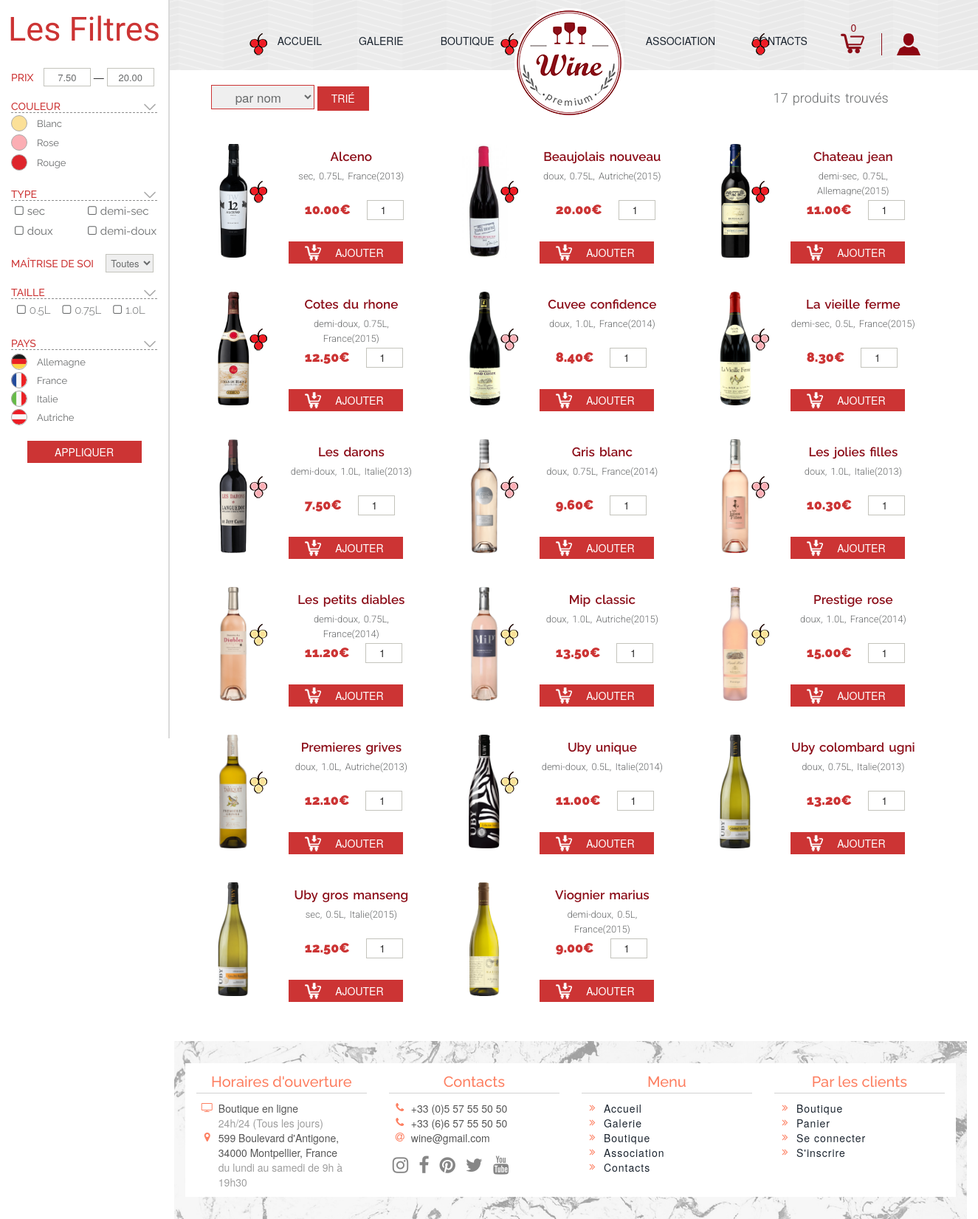
The app's page /shop.php?action=show with its own data.
### tables this page shows
CREATE TABLE IF NOT EXISTS `colors` (
  `id_color` int(4) NOT NULL AUTO_INCREMENT,
  `name` varchar(50) NOT NULL,
  `image` varchar(50) NOT NULL,
  PRIMARY KEY (`id_color`)
);

CREATE TABLE IF NOT EXISTS `types` (
  `id_type` int(4) NOT NULL AUTO_INCREMENT,
  `name` varchar(50) NOT NULL,
  PRIMARY KEY (`id_type`)
);

CREATE TABLE IF NOT EXISTS `sizes` (
  `id_size` int(4) NOT NULL AUTO_INCREMENT,
  `value` varchar(50) NOT NULL,
  PRIMARY KEY (`id_size`)
);

CREATE TABLE IF NOT EXISTS `countries` (
  `id_country` int(4) NOT NULL AUTO_INCREMENT,
  `name` varchar(50) NOT NULL,
  `image` varchar(50) NOT NULL,
  PRIMARY KEY (`id_country`)
);

CREATE TABLE IF NOT EXISTS `wines` (
  `id_wine` int(4) NOT NULL AUTO_INCREMENT,
  `name` varchar(50) NOT NULL,
  `price` decimal(5,2) NOT NULL,
  `id_type` int(4) NOT NULL,
  `id_color` int(4) NOT NULL,
  `id_country` int(4) NOT NULL,
  `id_size` int(4) NOT NULL,
  `date` int(4) NOT NULL,
  `image` varchar(50) NOT NULL,
  PRIMARY KEY (`id_wine`),
  KEY `fk_id_color` (`id_color`),
  KEY `fk_id_country` (`id_country`),
  KEY `fk_id_size` (`id_size`),
  KEY `fk_id_type` (`id_type`)
);

### shop.php (the view, shortened to what this page needs)
<?php
    include('includes/functions.inc.php');
?>
<!DOCTYPE HTML>
<html>
    <head>
        <link rel="stylesheet" href="css/bootstrap.css" type="text/css">
        <link rel='stylesheet prefetch' href='https://cdnjs.cloudflare.com/ajax/libs/font-awesome/4.7.0/css/font-awesome.css'>
        <link rel="stylesheet" href="css/style.css" type="text/css">
    </head>
    <body>
       <form action="shop.php?action=show" method="post" name="main_form">
        <div class="filters">
            <h2>Les Filtres</h2>
            <div class="filters-info col-md-12">
               <div class="filter-price filter">
                    <h3>Prix</h3>
                    <?php
                        $query = "SELECT MIN(price) min, MAX(price) max FROM wines";
                        $result = $connect->query($query);
                        $price = $result->fetch(PDO::FETCH_ASSOC);
                        $min = $price['min'];
                        $max = $price['max'];
                        $start_price = $_POST['start_price'];
                        $end_price = $_POST['end_price'];
                        echo "
                    <input type=\"text\" name=\"start_price\" value=\"".((!empty($start_price))?(number_format($start_price, 2, '.', ' ')):($min))."\" class=\"input\"/>
                     —
                    <input type=\"text\" name=\"end_price\" value=\"".((!empty($end_price))?(number_format($end_price, 2, '.', ' ')):($max))."\" class=\"input\"/>";
                        ?>
                </div>
                <div class="filter-color filter">
                    <h3>Couleur</h3>
                    <table>
                        <tbody>
                        <?php
                            $colors = getColors($connect);
                            foreach($colors as $color) {
                               $id_color = $color[0];
                               $name_color = ucfirst($color[1]);
                               echo
                               "<tr>
                                   <td>
                                       <input name=\"color\" type=\"radio\" class=\"radio\" id=\"color".$id_color."\" value=\"".$name_color."\"".((!empty($_POST['color']) && $_POST['color']=="".$name_color."")?(" checked"):("")).">
                                       <label for=\"color".$id_color."\">".$name_color."</label>
                                   </td>
                               </tr>";
                            }?>
                        </tbody>
                    </table>
                </div>
                <div class="filter-type filter">
                    <h3>Type</h3>
                    <?php
                        $types = getTypes($connect);
                        foreach($types as $type) {
                           $id_type = $type[0];
                           $name_type = $type[1];
                            echo
                            "<div class='col-md-6'>
                                <input name=\"type[]\" type=\"checkbox\" class=\"checkbox\" id=\"type".$id_type."\" value=\"".$name_type."\"".((!empty($_POST['type']) && in_array($name_type, $_POST['type']))?(" checked"):("")).">
                                <label for=\"type".$id_type."\">".$name_type."</label>
                            </div>";
                        }?>
                </div>
                <div class="filter-date filter">
                    <h3>Maîtrise de soi</h3>
                    <select name="date" size="1" class="input">
                        <option  value="Toutes">Toutes</option>
                    </select>
                </div>
                <div class="filter-size filter">
                    <h3>Taille</h3>
                    <table>
                        <tr>
                           <?php
                            $sizes = getSizes($connect);
                            foreach($sizes as $size) {
                                $id_size = $size[0];
                                $value_size = $size[1];
                                echo
                                "<td>
                                    <p><input name=\"size[]\" type=\"checkbox\" class=\"checkbox\" id=\"size".$id_size."\" value=\"".$value_size."\"".((!empty($_POST['size']) && in_array($value_size, $_POST['size']))?(" checked"):("")).">
                                    <label for=\"size".$id_size."\">".$value_size."L</label></p>
                                </td>";
                            }?>
                        </tr>
                    </table>
                </div>
                <div class="filter-country filter">
                    <h3>Pays</h3>
                    <table>
                        <tbody>
                            <?php
                                $countries = getCountries($connect);
                                foreach($countries as $country) {
                                    $id_country = $country[0];
                                    $name_country = $country[1];
                                    $image_country = $country[2];
                                    echo
                                    "<tr>
                                       <td style=\"background: url(img/flags/".$image_country.") no-repeat;  background-size: cover;\">
                                           <input name=\"country\" type=\"radio\" class=\"radio\" id=\"country".$id_country."\" value=\"".$name_country."\"".((!empty($_POST['country']) && $_POST['country']=="".$name_country."")?(" checked"):("")).">
                                           <label for=\"country".$id_country."\">".$name_country."</label>
                                       </td>
                                    </tr>";
                                }?>
                        </tbody>
                   </table>
                </div>
                <input type="submit" value="Appliquer" class="submit" name="filters_submit" />
            </div>
        </div>
        <header class="shop-header">
           <?php require('header.php'); ?>
        </header>
        <div class="sorting container-fluid col-md-offset-2 ">
            <div class="sort">
                <select name="sorts" size="1" class="input">
                    <?php echo "
                    <option value='name'".((!empty($_POST['sorts']) && $_POST['sorts']=='name')?(" selected"):("")).">par nom</option>
                    <option value='price'".((!empty($_POST['sorts']) && $_POST['sorts']=='price')?(" selected"):("")).">par prix</option>
                    <option value='size'".((!empty($_POST['sorts']) && $_POST['sorts']=='size')?(" selected"):("")).">par taille</option>
                    "; ?>
                </select>
                <input type="submit" value="trié" class="sort-submit" name="sort_submit" />
            </div>
        </div>
          </form>
        <div class="shop container-fluid col-md-offset-2 ">
            <div class="container">
            <?php
                $wines = getAllWine($connect, $where, $sorts);
                foreach($wines as $wine) {
                    $id = $wine[0];
                    $name = $wine[1];
                    $price = $wine[2];
                    $date = $wine[3];
                    $image = $wine[4];
                    $size = $wine[5];
                    $type = $wine[6];
                    $country = $wine[7];
                    $color = $wine[8];
                    echo '
                        <form action="cart.php?action=add&id_wine='.$id.'" method="post" name="cart_form" >
                            <div class="item col-md-3">
                                <div class="item-img">
                                    <img src="img/items/'.$image.'" alt="" />
                                    <img id="item-color" src="img/colors/'.$color.'" alt="" />
                                </div>
                                <div class="item-info">
                                    <p><span>'.$name.'</span></br>'.$type.', '.$size.'L, '.$country.'('.$date.')</p>
                                    <div class="row">
                                        <p id="item-price">'.$price.'€</p>
                                        <input type="number" name="quantity" class="dish-count" min="1" step="1" value="1" />
                                    </div>
                                    <input type="submit" class="button-add" value="Ajouter" />
                                </div>
                            </div>
                        </form>';
                }
            ?>
            </div>
            <footer>
            </footer>
        </div>
    </body>
</html>

### records on screen
colors: name "Blanc"
colors: name "Rose"
colors: name "Rouge"
types: name "sec"
types: name "demi-sec"
types: name "doux"
types: name "demi-doux"
sizes: value "0.5"
sizes: value "0.75"
sizes: value "1.0"
countries: image (picture), name "Allemagne"
countries: image (picture), name "France"
countries: image (picture), name "Italie"
countries: image (picture), name "Autriche"
wines: image (picture), id_color.image (picture), name "Alceno", id_type.name "sec", id_size.value "0.75", id_country.name "France", date "2013", price "10.00"
wines: image (picture), id_color.image (picture), name "Beaujolais nouveau", id_type.name "doux", id_size.value "0.75", id_country.name "Autriche", date "2015", price "20.00"
wines: image (picture), id_color.image (picture), name "Chateau jean", id_type.name "demi-sec", id_size.value "0.75", id_country.name "Allemagne", date "2015", price "11.00"
wines: image (picture), id_color.image (picture), name "Cotes du rhone", id_type.name "demi-doux", id_size.value "0.75", id_country.name "France", date "2015", price "12.50"
wines: image (picture), id_color.image (picture), name "Cuvee confidence", id_type.name "doux", id_size.value "1.0", id_country.name "France", date "2014", price "8.40"
wines: image (picture), id_color.image (picture), name "La vieille ferme", id_type.name "demi-sec", id_size.value "0.5", id_country.name "France", date "2015", price "8.30"
wines: image (picture), id_color.image (picture), name "Les darons", id_type.name "demi-doux", id_size.value "1.0", id_country.name "Italie", date "2013", price "7.50"
wines: image (picture), id_color.image (picture), name "Gris blanc", id_type.name "doux", id_size.value "0.75", id_country.name "France", date "2014", price "9.60"
wines: image (picture), id_color.image (picture), name "Les jolies filles", id_type.name "doux", id_size.value "1.0", id_country.name "Italie", date "2013", price "10.30"
wines: image (picture), id_color.image (picture), name "Les petits diables", id_type.name "demi-doux", id_size.value "0.75", id_country.name "France", date "2014", price "11.20"
wines: image (picture), id_color.image (picture), name "Mip classic", id_type.name "doux", id_size.value "1.0", id_country.name "Autriche", date "2015", price "13.50"
wines: image (picture), id_color.image (picture), name "Prestige rose", id_type.name "doux", id_size.value "1.0", id_country.name "France", date "2014", price "15.00"
wines: image (picture), id_color.image (picture), name "Premieres grives", id_type.name "doux", id_size.value "1.0", id_country.name "Autriche", date "2013", price "12.10"
wines: image (picture), id_color.image (picture), name "Uby unique", id_type.name "demi-doux", id_size.value "0.5", id_country.name "Italie", date "2014", price "11.00"
wines: image (picture), id_color.image (picture), name "Uby colombard ugni", id_type.name "doux", id_size.value "0.75", id_country.name "Italie", date "2013", price "13.20"
wines: image (picture), id_color.image (picture), name "Uby gros manseng", id_type.name "sec", id_size.value "0.5", id_country.name "Italie", date "2015", price "12.50"
wines: image (picture), id_color.image (picture), name "Viognier marius", id_type.name "demi-doux", id_size.value "0.5", id_country.name "France", date "2015", price "9.00"

### other values on screen
count($_SESSION["cart_item"]) "0"
$count "17"
